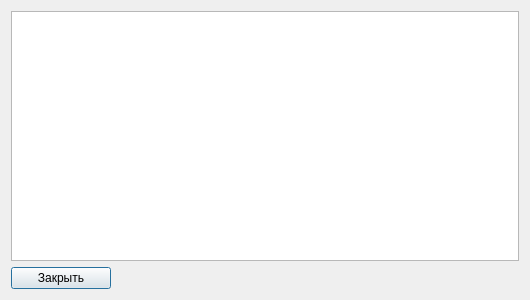
<?xml version="1.0" encoding="UTF-8"?>
<ui version="4.0">
 <class>RoutesViewWindow</class>
 <widget class="QDialog" name="RoutesViewWindow">
  <property name="geometry">
   <rect>
    <x>0</x>
    <y>0</y>
    <width>530</width>
    <height>300</height>
   </rect>
  </property>
  <property name="minimumSize">
   <size>
    <width>530</width>
    <height>200</height>
   </size>
  </property>
  <property name="maximumSize">
   <size>
    <width>530</width>
    <height>300</height>
   </size>
  </property>
  <property name="windowTitle">
   <string>Просмотр маршрутов</string>
  </property>
  <property name="windowIcon">
   <iconset resource="icons.qrc">
    <normaloff>:/new/prefix1/icons1/samolet.jpg</normaloff>:/new/prefix1/icons1/samolet.jpg</iconset>
  </property>
  <layout class="QVBoxLayout" name="verticalLayout">
   <item>
    <widget class="QTableView" name="routesView">
     <property name="editTriggers">
      <set>QAbstractItemView::NoEditTriggers</set>
     </property>
     <property name="dragDropOverwriteMode">
      <bool>false</bool>
     </property>
     <property name="selectionMode">
      <enum>QAbstractItemView::NoSelection</enum>
     </property>
     <property name="sortingEnabled">
      <bool>true</bool>
     </property>
    </widget>
   </item>
   <item>
    <widget class="QPushButton" name="pushButton">
     <property name="maximumSize">
      <size>
       <width>100</width>
       <height>16777215</height>
      </size>
     </property>
     <property name="text">
      <string>Закрыть</string>
     </property>
    </widget>
   </item>
  </layout>
 </widget>
 <resources>
  <include location="icons.qrc"/>
 </resources>
 <connections>
  <connection>
   <sender>pushButton</sender>
   <signal>clicked()</signal>
   <receiver>RoutesViewWindow</receiver>
   <slot>close()</slot>
   <hints>
    <hint type="sourcelabel">
     <x>58</x>
     <y>279</y>
    </hint>
    <hint type="destinationlabel">
     <x>199</x>
     <y>149</y>
    </hint>
   </hints>
  </connection>
 </connections>
 <slots>
  <slot>editUser(QModelIndex)</slot>
 </slots>
</ui>
